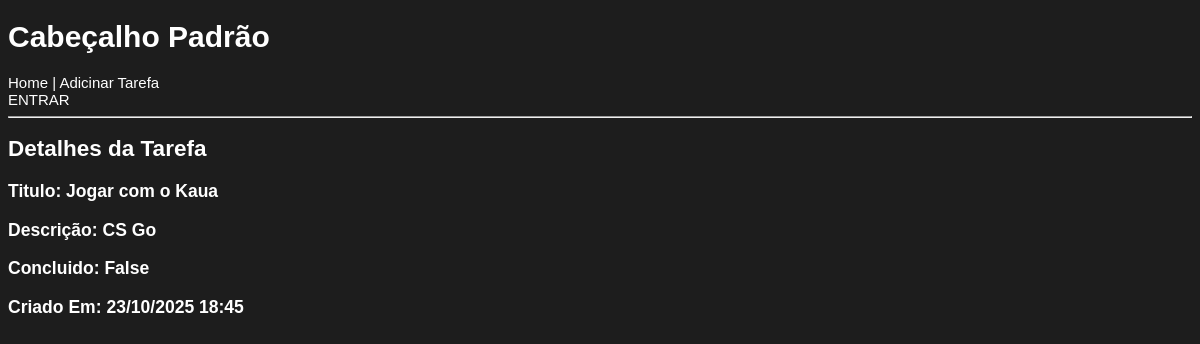
The app's page /tarefas/tarefa/2/ with its own data.
### tarefas/models.py (models this page shows, shortened)
class Tarefa(models.Model):
    titulo = models.CharField(max_length=100) #Titulo da tarefa com limite de 100 caracteres
    descricao = models.TextField(blank=True) #Descrição detralhada da tarefa, pode ser deixada em branco
    concluida = models.BooleanField(default=False) #Indica se a tarefa foi concluida.
    criada_em = models.DateTimeField(auto_now_add=True) #Data e Hora em que a tarefa foi criada
    usuario = models.ForeignKey(User, on_delete=models.CASCADE) #Relaciona a tarefa a um usuário específico
    etiquetas = models.ManyToManyField(Etiqueta, blank=True) #Relaciona a tarefa a múltiplas etiquetas, pode ser deixada em branco
    class Meta:
        permissions = [
            ("can_view_all_tarefas", "Can view tasks from all users")
        ]

### tarefas/views.py (the view)
# urls.py: path('tarefa/<int:id>/', views.tarefa, name='individual'),
def tarefa(request, id):
    tarefa = get_object_or_404(Tarefa, pk=id)
    return render(request, 'tarefas/tarefa.html', {'tarefa' : tarefa})

### tarefas/templates/tarefas/tarefa.html (shortened to what this page needs)
{% extends 'tarefas/base.html' %}
    {% block corpo %}
    <h2>Detalhes da Tarefa</h2>
    <h3>Titulo: {{ tarefa.titulo }}</h3>
    <h3>Descrição: {{ tarefa.descricao }}</h3>
    <h3>Concluido: {{ tarefa.concluida }}</h3>
    <h3>Criado Em: {{ tarefa.criada_em|date:'d/n/Y H:i' }}</h3>
    {% endblock %}

### tarefas/static/tarefas/style.css (style rules this page uses)
body { font-family: Arial, Helvetica, sans-serif; font-size: 15px; background-color: #1d1d1d; color: #FFFF; }
h1, h2, h3 { font-weight: bold; }

### records on screen
Tarefa: titulo "Jogar com o Kaua", descricao "CS Go", concluida "False", criada_em "23/10/2025 18:45"
